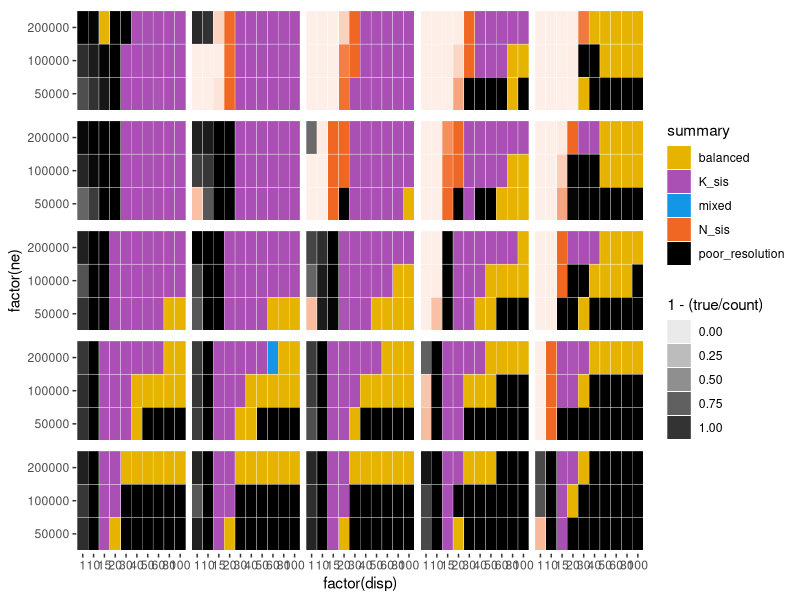
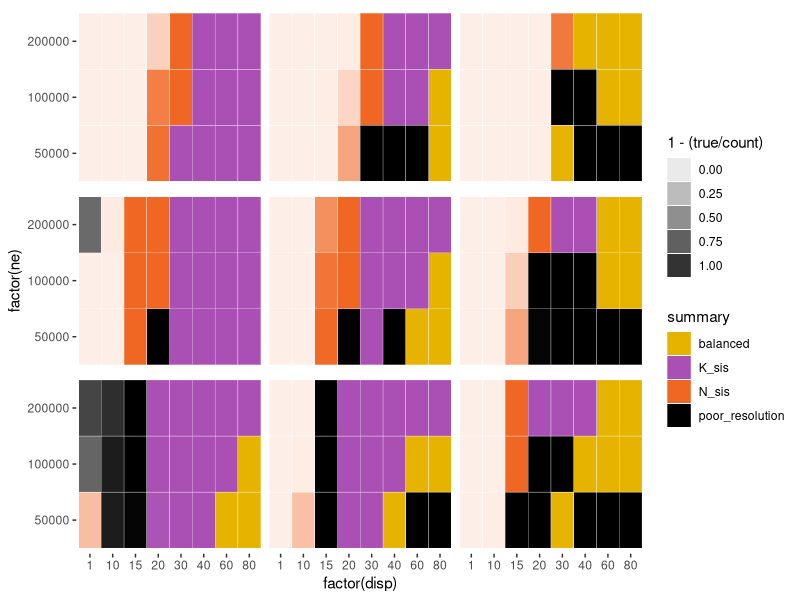
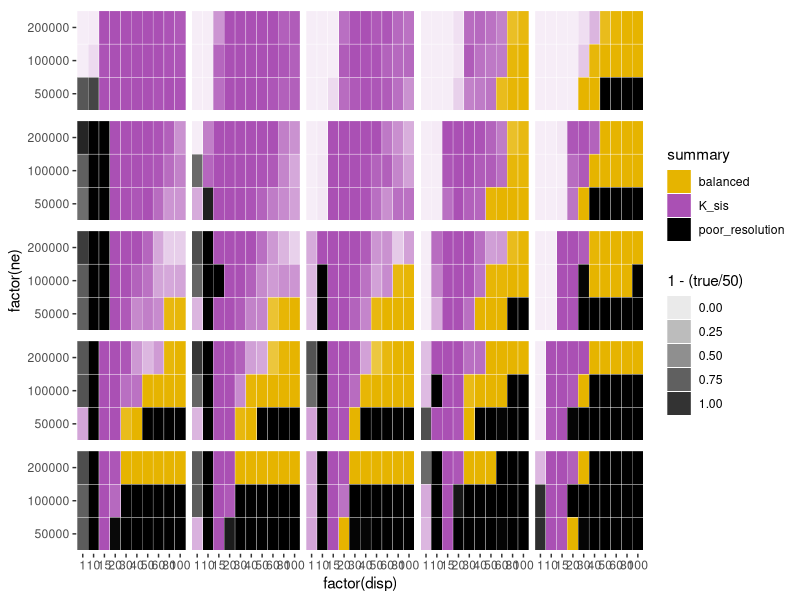
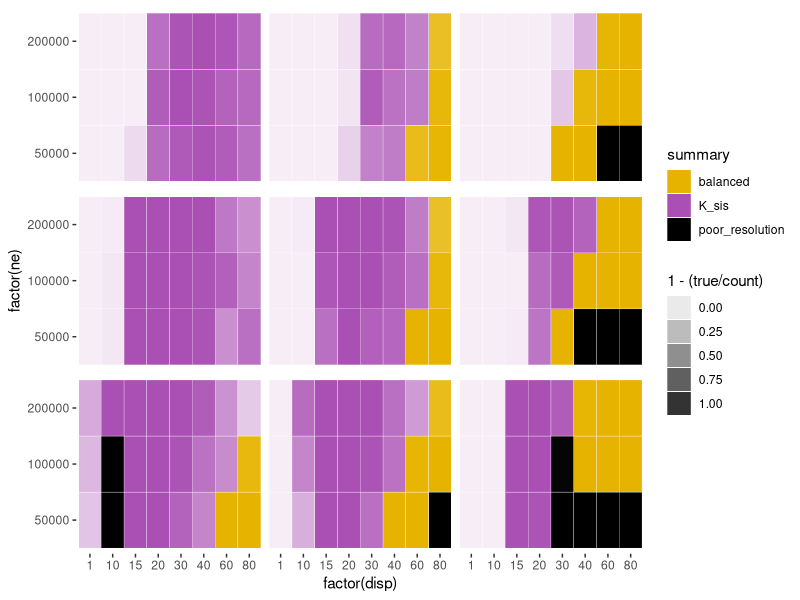
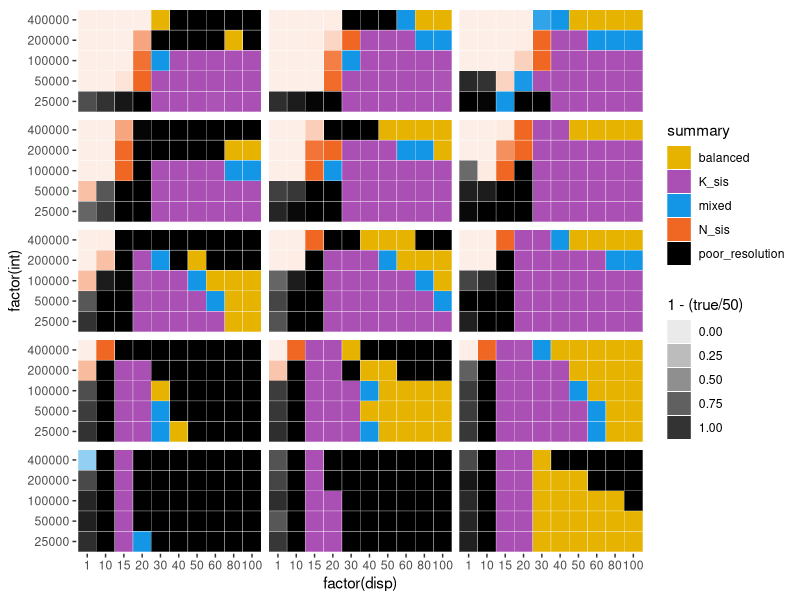
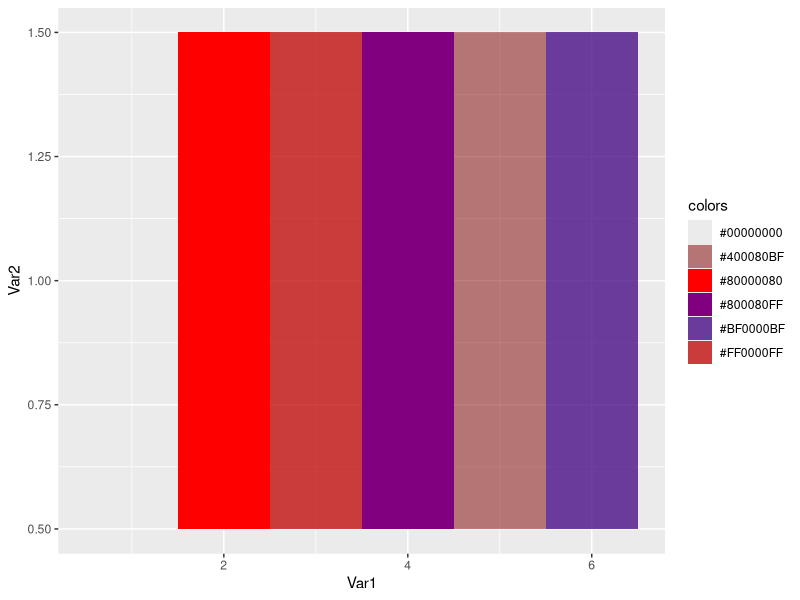
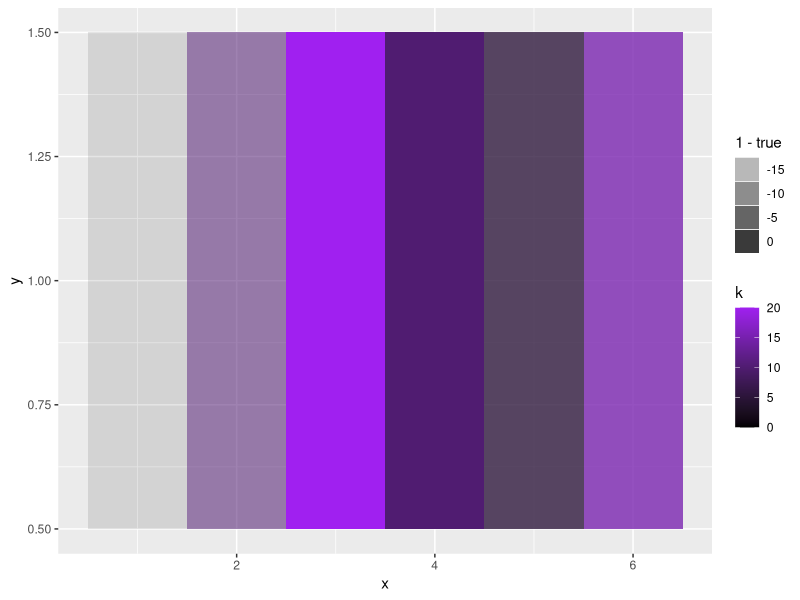
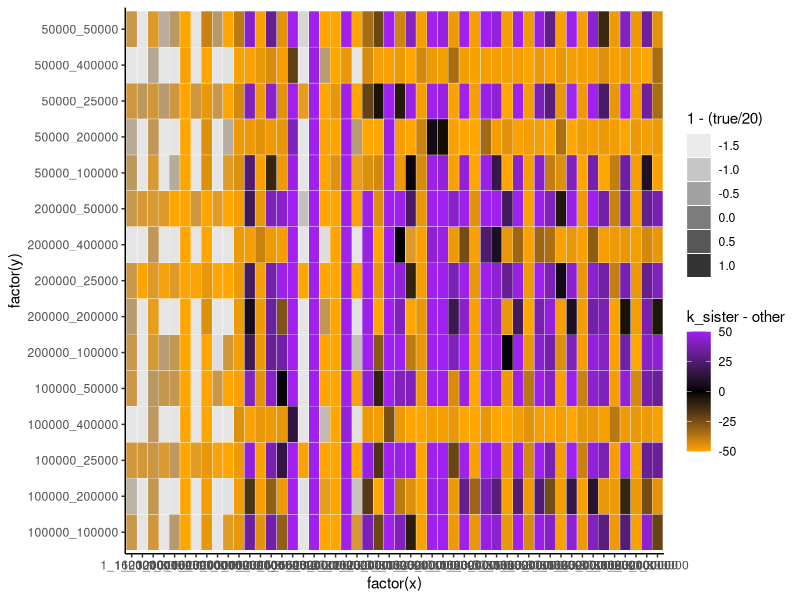

Generate these figures, in order, with R:
library(tidyverse)

setwd("C:/Documents/Projects/SoloSymposRad/arch_msp/")
raw_input <- read.csv("summarize_buk.txt")
raw_input_makira <- read.csv("summarize_mak.txt")

input <- raw_input %>% rowwise() %>%
  mutate(count = sum(c_across(X...B.N..L..K.:Poor.resolution))) %>%
  mutate(nres = sum(c_across(X...B.N..L..K.:X...L.K..N..B.))) %>%
  mutate(true = X...L.K..B..N.) %>%
  mutate(k_sister = X...B.N..L..K. + X...B.L..N..K. + X...N.L..B..K.) %>%
  mutate(other = (count - k_sister - true - Non.monophyletic)) %>%
  mutate(x = paste(disp, time, sep="_")) %>%
  mutate(y = paste(ne, int, sep="_")) %>%
  mutate(summary = case_when((Non.monophyletic + Poor.resolution)/count > 0.5 ~ "poor_resolution", # + Poor.resolution for bootstrap version
                             (X...B.N..K..L. + X...B.K..N..L. + X...N.K..B..L.)/nres > 0.5 ~ "L_sis",
                             (X...B.N..L..K. + X...B.L..N..K. + X...N.L..B..K.)/nres > 0.5 ~ "K_sis",
                             (X...B.L..K..N. + X...L.K..B..N. + X...B.K..L..N.)/nres > 0.5 ~ "N_sis",
                             (X...N.L..K..B. + X...N.K..L..B. + X...L.K..N..B.)/nres > 0.5 ~ "B_sis",
                             (X.B.K...N.L. + X.B.N...L.K. + X.B.L...N.K.)/nres > 0.5 ~ "balanced", 
                             .default = "mixed")) %>%
  arrange(disp, ne, time, int)
# switch to this to separate different Makira sister ####
 # input <- raw_input %>% rowwise() %>%
 #   mutate(count = sum(c_across(X...B.N..L..K.:Poor.resolution))) %>%
 #   mutate(nres = sum(c_across(X...B.N..L..K.:X...L.K..N..B.))) %>%
 #   mutate(true = X...L.K..B..N.) %>%
 #   mutate(k_sister = X...B.N..L..K. + X...B.L..N..K. + X...N.L..B..K.) %>%
 #   mutate(other = (count - k_sister - true - Non.monophyletic)) %>%
 #   mutate(x = paste(disp, time, sep="_")) %>%
 #   mutate(y = paste(ne, int, sep="_")) %>%
 #   mutate(summary = case_when((Non.monophyletic + Poor.resolution)/count > 0.5 ~ "poor_resolution", # + Poor.resolution for bootstrap version
 #                              (X...B.N..K..L. + X...B.K..N..L. + X...N.K..B..L.)/nres > 0.5 ~ "L_sis",
 #                              (X...B.N..L..K.)/nres > 0.5 ~ "K_sis1",
 #                              (X...B.L..N..K.)/nres > 0.5 ~ "K_sis2",
 #                              (X...N.L..B..K.)/nres > 0.5 ~ "K_sis3",
 #                              (X...B.L..K..N. + X...L.K..B..N. + X...B.K..L..N.)/nres > 0.5 ~ "N_sis",
 #                              (X...N.L..K..B. + X...N.K..L..B. + X...L.K..N..B.)/nres > 0.5 ~ "B_sis",
 #                              (X.B.K...N.L. + X.B.N...L.K. + X.B.L...N.K.)/nres > 0.5 ~ "balanced", 
 #                              .default = "mixed")) %>%
 #   arrange(disp, ne, time, int)
 # 
#color_assignments <- c("L_sis" = "#C1B49B", "K_sis1" = "#AA50B4", "K_sis2" = "violet", "K_sis3" = "hotpink",  "N_sis" = "#F06623", "B_sis" = "#009949", "poor_resolution" = "black", "balanced" = "#E6B400", "mixed" = "#1496E6")
#####

color_assignments <- c("L_sis" = "#C1B49B", "K_sis" = "#AA50B4", "N_sis" = "#F06623", "B_sis" = "#009949", "poor_resolution" = "black", "balanced" = "#E6B400", "mixed" = "#1496E6")

ggplot(input, aes(x=factor(disp), y=factor(ne))) + 
  geom_tile(aes(fill=summary, alpha=1-(true/count)), color = "white") + 
  facet_wrap(vars(factor(time), factor(int)), nrow=5) +
  scale_fill_manual(values = color_assignments) +
  theme(strip.background = element_blank(), strip.text.x = element_blank(), panel.background = element_blank(), panel.spacing = unit(0.2, "lines")) 

ggplot(filter(input, time<1000000 & int > 50000 & ! disp %in% c(50,100)), aes(x=factor(disp), y=factor(ne))) + 
  geom_tile(aes(fill=summary, alpha=1-(true/count)), color = "white") + 
  facet_wrap(vars(factor(time), factor(int)), nrow=3) +
  scale_fill_manual(values = color_assignments) +
  theme(strip.background = element_blank(), strip.text.x = element_blank(), panel.background = element_blank(), panel.spacing = unit(0.2, "lines")) 

# Makira

input_makira <- raw_input_makira %>% rowwise() %>%
  mutate(count = sum(c_across(X...B.N..L..K.:Poor.resolution))) %>%
  mutate(nres = sum(c_across(X...B.N..L..K.:X...L.K..N..B.))) %>%
  mutate(true = X...B.N..L..K.) %>%
  mutate(k_sister = X...B.L..N..K. + X...N.L..B..K.) %>%
  mutate(other = (count - k_sister - true - Non.monophyletic)) %>%
  mutate(x = paste(disp, time, sep="_")) %>%
  mutate(y = paste(ne, int, sep="_")) %>%
  mutate(summary = case_when((Non.monophyletic + Poor.resolution)/count > 0.5 ~ "poor_resolution", # + Poor.resolution for bootstrap version
                             (X...B.N..K..L. + X...B.K..N..L. + X...N.K..B..L.)/nres > 0.5 ~ "L_sis",
                             (X...B.N..L..K. + X...B.L..N..K. + X...N.L..B..K.)/nres > 0.5 ~ "K_sis",
                             (X...B.L..K..N. + X...L.K..B..N. + X...B.K..L..N.)/nres > 0.5 ~ "N_sis",
                             (X...N.L..K..B. + X...N.K..L..B. + X...L.K..N..B.)/nres > 0.5 ~ "B_sis",
                             (X.B.K...N.L. + X.B.N...L.K. + X.B.L...N.K.)/nres > 0.5 ~ "balanced", 
                             .default = "mixed")) %>%
  arrange(disp, ne, time, int)

color_assignments <- c("L_sis" = "#C1B49B", "K_sis" = "#AA50B4", "N_sis" = "#F06623", "B_sis" = "#009949", "poor_resolution" = "black", "balanced" = "#E6B400", "mixed" = "#1496E6")

ggplot(input_makira, aes(x=factor(disp), y=factor(ne))) + 
  geom_tile(aes(fill=summary, alpha=1-(true/50)), color = "white") + 
  facet_wrap(vars(factor(time), factor(int)), nrow=5) +
  scale_fill_manual(values = color_assignments) +
  theme(strip.background = element_blank(), strip.text.x = element_blank(), panel.background = element_blank(), panel.spacing = unit(0.2, "lines")) 

ggplot(filter(input_makira, time<1000000 & int > 50000 & ! disp %in% c(50,100)), aes(x=factor(disp), y=factor(ne))) + 
  geom_tile(aes(fill=summary, alpha=1-(true/count)), color = "white") + 
  facet_wrap(vars(factor(time), factor(int)), nrow=3) +
  scale_fill_manual(values = color_assignments) +
  theme(strip.background = element_blank(), strip.text.x = element_blank(), panel.background = element_blank(), panel.spacing = unit(0.2, "lines")) 

# parse K sis outcomes

bn_mak <- nrow(filter(input_makira, summary=="K_sis" & X...B.N..L..K. > X...B.L..N..K. & disp>=15))
bl_mak <- nrow(filter(input_makira, summary=="K_sis" & X...B.N..L..K. < X...B.L..N..K. & disp>=15))

bn_buk <-nrow(filter(input, summary=="K_sis" & X...B.N..L..K. > X...B.L..N..K. & disp>=15))
bl_buk <-nrow(filter(input, summary=="K_sis" & X...B.N..L..K. < X...B.L..N..K. & disp>=15))
ksis <- c(bn_mak, bl_mak, bn_buk, bl_buk)
dim(ksis) <- c(2,2)
fisher.test(ksis)

summary_buk <- c(nrow(filter(input, summary=="K_sis")), nrow(filter(input, summary=="balanced")), nrow(filter(input, summary=="N_sis")))
summary_mak <- c(nrow(filter(input_makira, summary=="K_sis")), nrow(filter(input_makira, summary=="balanced")), nrow(filter(input_makira, summary=="N_sis")))

## JOBTALK

input_talk <- raw_input %>%
  mutate(true = X...L.K..B..N.) %>%
  mutate(k_sister = X...B.N..L..K. + X...B.L..N..K. + X...N.L..B..K.) %>%
  mutate(other = (50 - k_sister - true - Non.monophyletic)) %>%
  mutate(x = paste(disp, ne, sep="_")) %>%
  mutate(y = paste(time, int, sep="_")) %>%
  mutate(summary = case_when(Non.monophyletic + Poor.resolution > 20 ~ "poor_resolution", # + Poor.resolution for bootstrap version
                             X...B.N..K..L. + X...B.K..N..L. + X...N.K..B..L. > 30 ~ "L_sis",
                             X...B.N..L..K. + X...B.L..N..K. + X...N.L..B..K. > 30 ~ "K_sis",
                             X...B.L..K..N. + X...L.K..B..N. + X...B.K..L..N. > 30 ~ "N_sis",
                             X...N.L..K..B. + X...N.K..L..B. + X...L.K..N..B. > 30 ~ "B_sis",
                             X.B.K...N.L. + X.B.N...L.K. + X.B.L...N.K. > 30 ~ "balanced", 
                             .default = "mixed")) %>%
  arrange(disp, int, time, ne)

#color_assignments <- c("L_sis" = "#C1B49B", "K_sis" = "#CC79A7", "N_sis" = "#D55E00", "B_sis" = "#61D04F", "poor_resolution" = "black", "balanced" = "#E69F00", "mixed" = "#0072B2")
color_assignments <- c("L_sis" = "#C1B49B", "K_sis" = "#AA50B4", "N_sis" = "#F06623", "B_sis" = "#009949", "poor_resolution" = "black", "balanced" = "#E6B400", "mixed" = "#1496E6")

ggplot(input_talk, aes(x=factor(disp), y=factor(int))) + 
  geom_tile(aes(fill=summary, alpha=1-(true/50)), color = "white") + 
  facet_wrap(vars(factor(time), factor(ne)), nrow=5) +
  scale_fill_manual(values = color_assignments) +
  theme(strip.background = element_blank(), strip.text.x = element_blank(), panel.background = element_blank(), panel.spacing = unit(0.2, "lines")) 


## old test  ####

true <- c(20,10,0,0,5,5)
k <- c(0,10,20,10,5,15)
other <- c(0,0,0,10,10,0)

df <- data.frame(true, k, other)


df_color <- df %>%
  mutate(color = rgb(red=k/20, blue=other/20, green = 0, alpha = 1- true/20))

x <- seq(1,6)
y <- seq(1)
grid <- expand.grid(x,y)
grid$colors <- rep(df_color$color, 1)

ggplot(grid, aes(x=Var1, y=Var2)) + geom_tile(aes(fill=colors)) + scale_fill_manual(values = unique(df_color$color))

df$x <- grid$Var1
df$y <- grid$Var2

ggplot(df, aes(x=x, y=y)) + geom_tile(aes(fill=k, alpha=1-true)) + scale_fill_gradient(low = "black", high="purple")



# other old versions


ggplot(input, aes(x=factor(x), y=factor(y))) + 
  geom_tile(aes(fill=k_sister - other, alpha=1-(true/20)), color = "white") + 
  scale_fill_gradient2(low = "orange",  mid = "black", high="purple") +
  theme_classic()

ggplot(input, aes(x=factor(time), y=factor(int))) + 
  geom_tile(aes(fill=k_sister/(k_sister+other), alpha=1-(true/20)), color = "white") + 
  facet_wrap(vars(factor(ne), factor(disp)), nrow=3) +
  scale_fill_gradient(low = "orange",  high="darkmagenta") +
  theme(strip.background = element_blank(), strip.text.x = element_blank(), panel.background = element_blank(), panel.spacing = unit(0.2, "lines")) 

ggplot(input, aes(x=factor(time), y=factor(int))) + 
  geom_tile(aes(fill=summary, alpha=1-(true/20)), color = "white") + 
  facet_wrap(vars(factor(ne), factor(disp)), nrow=3) +
  scale_fill_manual(values = color_assignments) +
  theme(strip.background = element_blank(), strip.text.x = element_blank(), panel.background = element_blank(), panel.spacing = unit(0.2, "lines")) 
